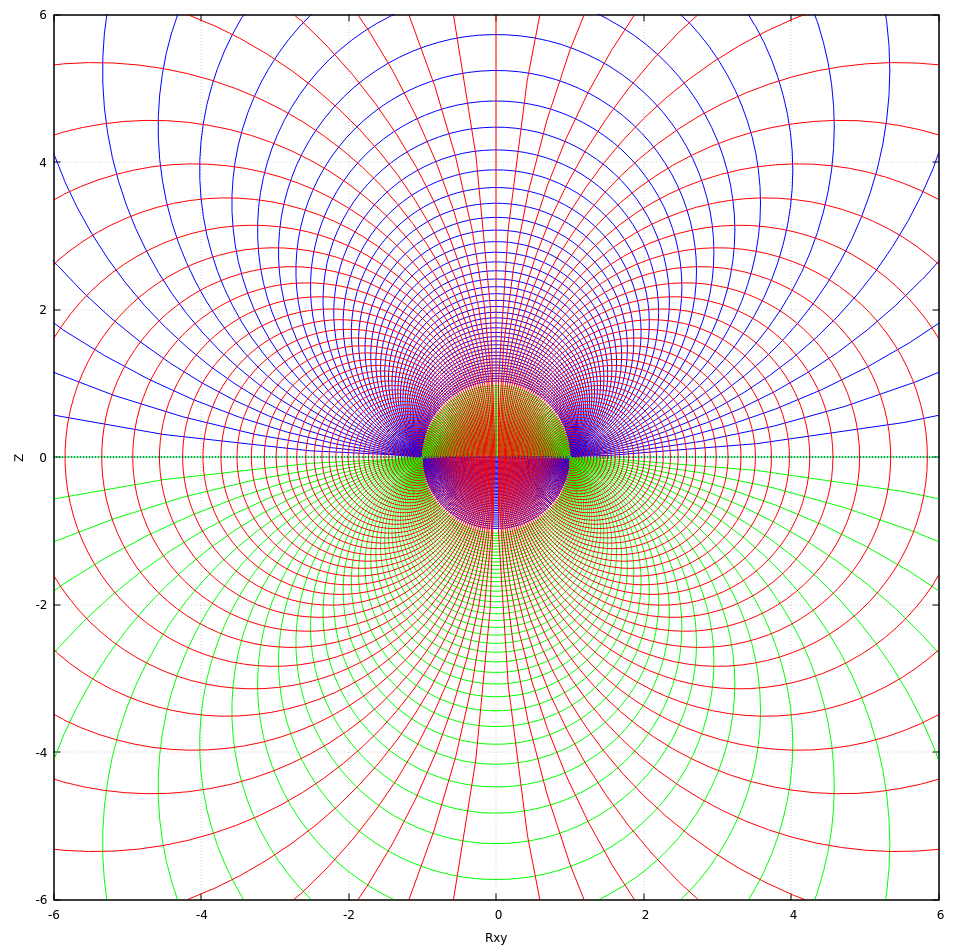

The gnuplot source for this figure:
#   A plot for the curvilinear system found at
#   "Vectors Tensors and the Basic Equations of Fluid Mechanics"
#   by Aris Rutherford
#   Exersice 7.11.1 (v)
#
#   Curvilinear coordinates x1, x2, x3 are transformed to zeta, eta, theta
#   such that ...
#       sin(zeta) = 1/x1
#       sin(eta)  = x2
#       tan(theta)  = sqrt(1-x3^2) / x3
#
#   The curvilinear system is z-axissymmetric.
#
#   Holding x3 constant surface coordinates are planes.
#   Angle theta defines rotation about the z-axis
#
#   Holding x1 constant surface coordinates are tori.
#   z-axis is the axis of their symmetry while the core cycle lies on the
#   xy-plane.
#   Angle zeta defines:
#   -the core cycle radius R = 1/cos(zeta)
#   -the tube radius       r = tan(zeta)
#   Thus x1 is the ratio   x1 = R/r = 1/sin(zeta)
#   The physical meaning of x1 and zeta follows.
#
#   Holding x2 constant surface coordinates are spheres.
#   Their centers lie on the z-axis. Its like they sit on (or hang from) the
#   ring x^2+y^2=a^2.
#   Angle eta defines:
#   -the center Zc = tan(eta)
#   -the radius R  = 1/cos(eta)
#   Thus x2 is the ratio x2 = sin(eta) = Zc/R
#   The physical meaning of x2 and eta follows.
#
#   The surface of the plot is a plane for which x3 is held constant.
#   Cross sections of tori are displayed red.
#   Cross sections of upper spheres are displayed blue.
#   Cross sections of lower spheres are displayed green.

reset

set style line 1 \
    linewidth 1.000 \
    dashtype solid \
    pointtype 1 \
    pointsize 1 \
    pointinterval 0


                

unset autoscale
set xrange [-6.0:6.0]
set xlabel "Rxy"
set yrange [-6.0:6.0]
set ylabel "Z"
set size square

unset key
set grid

set parametric
set isosamples 30
set trange [0:2*pi]


res = 50 #resolution
a = 1.0  #parameter alpha

set xzeroaxis ls 1 lc 'green'
p for [n=1:res] eta=0.5*pi*n/(res) a*cos(t)/cos(eta), +a*tan(eta)+a*sin(t)/cos(eta) w l ls 1 lc 'blue' \
, for [n=1:res] eta=0.5*pi*n/(res) a*cos(t)/cos(eta), -a*tan(eta)+a*sin(t)/cos(eta) w l ls 1 lc 'green' \
, for [n=1:res] zeta=0.5*pi*n/(res+1) a*tan(zeta)*cos(t)+a/cos(zeta), a*tan(zeta)*sin(t) w l ls 1 lc 'red' \
, for [n=1:res] zeta=0.5*pi*n/(res+1) a*tan(zeta)*cos(t)-a/cos(zeta), a*tan(zeta)*sin(t) w l ls 1 lc 'red' \
, 0, 2*t-t w l ls 1 lc 'red'\
, res*(t-pi),0 w l ls 1 lc 'blue' dt 3
